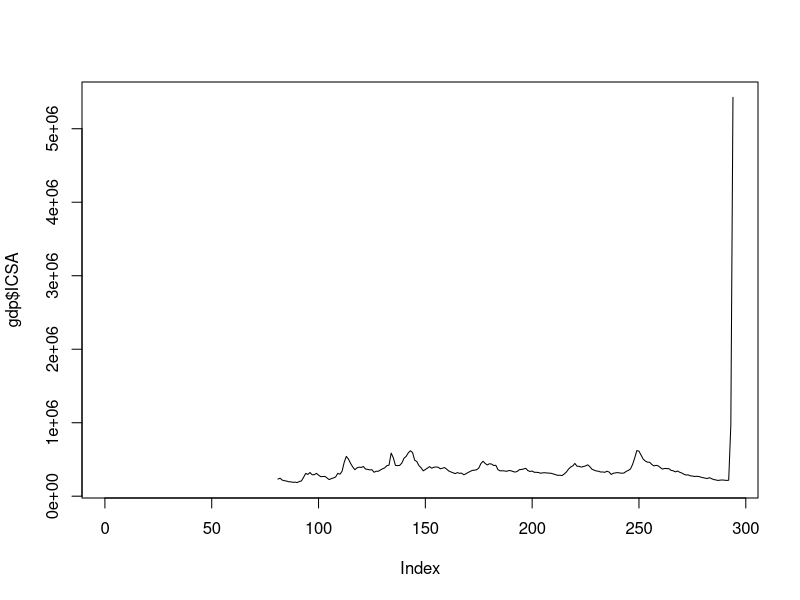
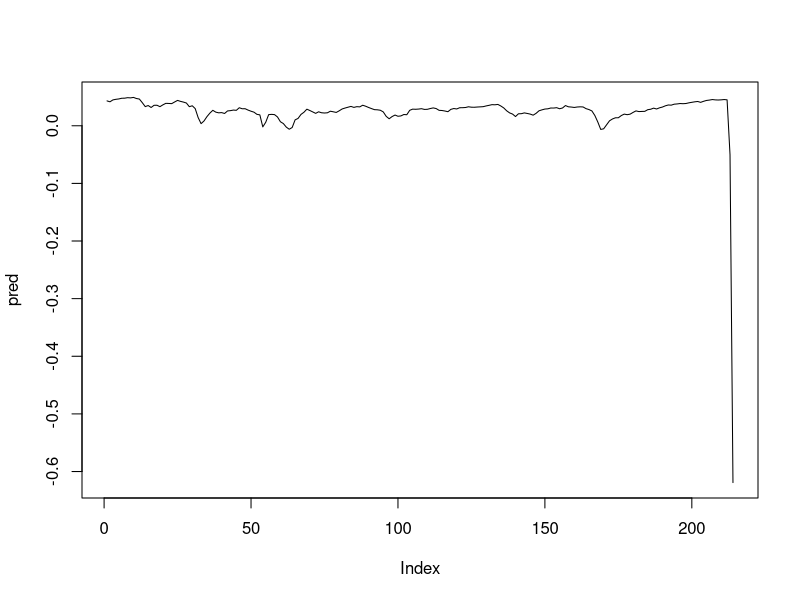

These charts were generated, in order, by the following R code:

# data from fred https://fred.stlouisfed.org/series/GDPC1

library(dplyr)
library(lubridate)

gdp <- read.csv('GDPC1.csv', stringsAsFactors = F)
unemp <- read.csv('ICSA.csv', stringsAsFactors = F)
pop <- read.csv('LFWA64TTUSM647S.csv', stringsAsFactors = F)

# make dates

gdp$DATE <- as.Date(gdp$DATE)
unemp$DATE <- as.Date(unemp$DATE)
pop$DATE <- as.Date(pop$DATE)
gdp$quarter <- paste(strftime(gdp$DATE, "%Y"), quarter(gdp$DATE))
unemp$quarter <- paste(strftime(unemp$DATE, "%Y"), quarter(unemp$DATE))
pop$quarter <- paste(strftime(pop$DATE, "%Y"), quarter(pop$DATE))

lag <- function(x, l=1) {
  return(c(rep(NA, l), x[1:(length(x) - l)]))
}

# test 
lag(1:10, 4)

unempq <- dplyr::summarise(group_by(unemp, quarter), ICSA = mean(ICSA))
popq <- dplyr::summarise(group_by(pop, quarter), pop = mean(LFWA64TTUSM647S))

# merge

gdp <- merge(gdp, unempq, by = 'quarter', all.x = T, all.y = T)
gdp <- merge(gdp, popq, by = 'quarter', all.x = T, all.y = T)

# make q on q growth

gdp$gdpgrowth <- gdp$GDPC1 / lag(gdp$GDPC1, 4) - 1
gdp$unemp_pop <- gdp$ICSA / gdp$pop

summary(gdp)
cor(gdp[, 3:7], use = 'compl')
# png('icsa.png')
plot(gdp$ICSA, type = 'l')
# dev.off()

model <- lm(gdpgrowth ~ ICSA, data = gdp)
summary(model)
pred <- predict(model)
prednew <- predict(model, newdata = tail(gdp, 2))

pred <- c(pred, prednew)
plot(pred, type = 'l')

# tail(gdp)
prednew

# coef(model)[1] + coef(model)[2] * tail(unempq$ICSA, 2)
